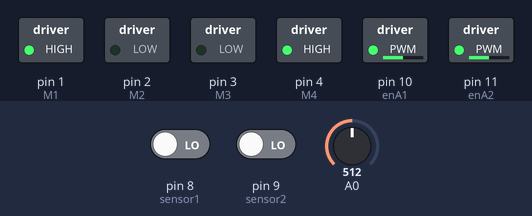
Simulated run of this sketch. Board: Arduino Uno, built with avr-gcc and run on an emulated ATmega328P. Parts: switched loads named in the sketch (green lamp = pin HIGH). Inputs (shaded band) come from the test bench; at power-on: A0 = 512, pin 8 (sensor1) LOW, pin 9 (sensor2) LOW.

Above: at 1.2 s.
1.3 s: A0 set to 716
At 2.5 s:
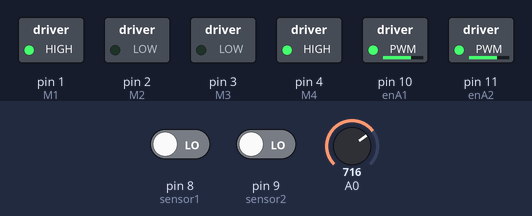
2.8 s: pin 8 (sensor1) driven HIGH
At 3.6 s:
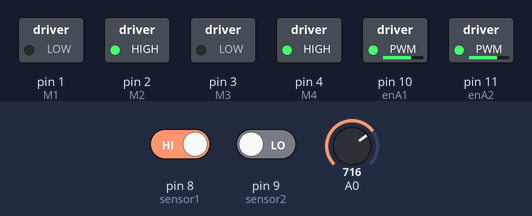
4.3 s: pin 9 (sensor2) driven HIGH
At 4.8 s:
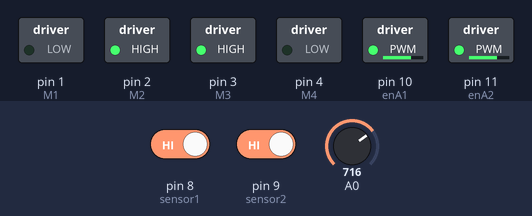
5.8 s: A0 set to 900
At 7.0 s:
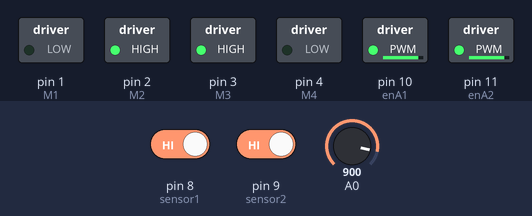
7.3 s: pin 8 (sensor1) driven LOW
At 8.3 s:
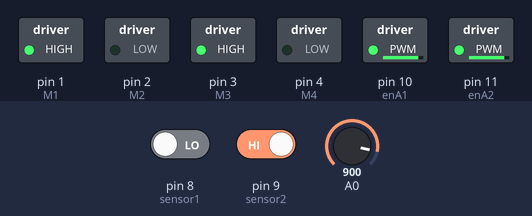
8.8 s: pin 9 (sensor2) driven LOW
At 9.4 s:
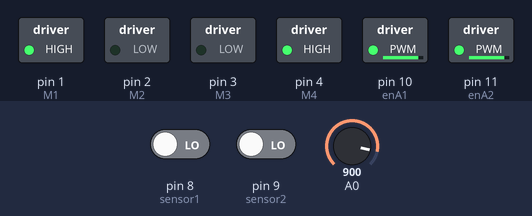
Timing chart, 0 to 11.3 s (numbered marks = the images above; inputs shaded):
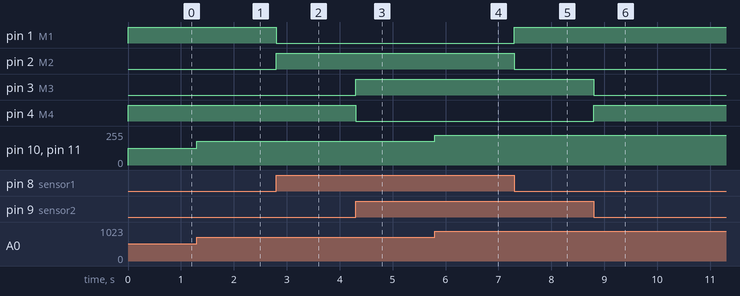

Measured:
- after the input at 1.3 s, pin 10 (enA1), pin 11 (enA2): 127/255 → 178/255 at once
- after the input at 2.8 s, pin 1 (M1): HIGH → LOW at once; pin 2 (M2): LOW → HIGH at once
- after the input at 4.3 s, pin 3 (M3): LOW → HIGH at once; pin 4 (M4): HIGH → LOW at once
- after the input at 5.8 s, pin 10 (enA1), pin 11 (enA2): 178/255 → 224/255 at once
- after the input at 7.3 s, pin 1 (M1): LOW → HIGH at once; pin 2 (M2): HIGH → LOW at once
- after the input at 8.8 s, pin 3 (M3): HIGH → LOW at once; pin 4 (M4): LOW → HIGH at once

The sketch:

WHEEL.ino
```cpp
// HRTE PROJECTS
// CREATED BY UCHITHA INDURANGA XD
#define enA1 10
#define enA2 11
#define M1 1
#define M2 2
#define M3 3
#define M4 4
#define sensor1 8
#define sensor2 9
int robolinefollow1;
int robolinefollow2;
void setup() {
  pinMode(enA1, OUTPUT);
  pinMode(enA2, OUTPUT);
  pinMode(M1, OUTPUT);
  pinMode(M2, OUTPUT);
  pinMode(M3, OUTPUT);
  pinMode(M4, OUTPUT);
  pinMode(sensor1 , INPUT);
  pinMode(sensor2 ,INPUT);


}
void loop() {
  int potValue = analogRead(A0);
  int pwmOutput = map(potValue,0,1023,0,255);
 analogWrite (enA1 , pwmOutput);
 analogWrite (enA2 , pwmOutput);

 robolinefollow1 = digitalRead(sensor1);
  if( robolinefollow1 == HIGH)
{  digitalWrite (M1,LOW);
   digitalWrite (M2,HIGH);
}
 else{
 digitalWrite (M2,LOW);
   digitalWrite (M1,HIGH);
}
 robolinefollow2 = digitalRead(sensor2);
if( robolinefollow2 == HIGH)
{
  digitalWrite (M3,HIGH);
  digitalWrite (M4,LOW);

  }
else{
  digitalWrite (M4,HIGH);
  digitalWrite (M3,LOW);

}
}
```
